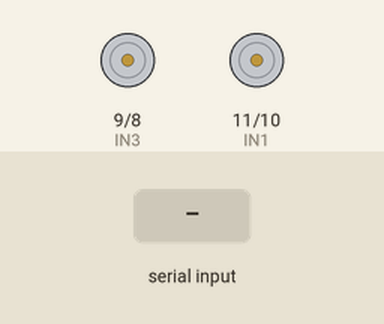
A sketch run on a simulated Arduino Uno, built with avr-gcc and run on an emulated ATmega328P. Shown: motor-driver pin pairs drawn as motors (green arrow = first pin HIGH = forward, orange = second pin HIGH = backward, longer = more drive). Inputs (shaded band) come from the test bench.

Above: at 1.2 s.
1.3 s: "U" received over the second serial link
At 1.46 s:
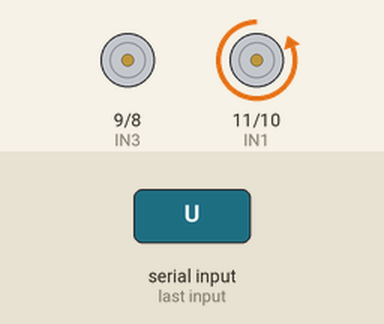
At 2.45 s:
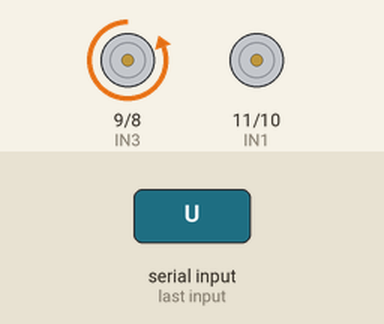
Timing chart, 0 to 16.3 s (numbered marks = the images above; inputs shaded):
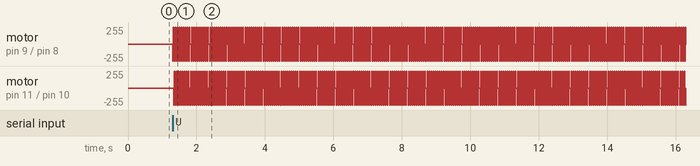

The sketch:

Servoprojet.ino
```cpp
#define IN1 11
#define IN2 10
#define IN3 9
#define IN4 8
#include <Servo.h>
#include <SoftwareSerial.h>
#define RX 7
#define TX 6
Servo myservo;
int i=0;
char Data;
SoftwareSerial BlueT(RX,TX);
void setup() {
  Serial.begin(115200);
  pinMode(IN1, OUTPUT);
  pinMode(IN2, OUTPUT);
  pinMode(IN3, OUTPUT);
  pinMode(IN4, OUTPUT);
  Serial.begin(9600);
  BlueT.begin(9600);
}


void loop() {
  // put your main code here, to run repeatedly:
  if (BlueT.available()){
      Data=BlueT.read();
      if (Data=='U'){
        while (Data=='U'){

          digitalWrite(IN1, LOW);
          digitalWrite(IN2, LOW);
          digitalWrite(IN3, LOW);
          digitalWrite(IN4, HIGH);
          delay(15);
          digitalWrite(IN1, LOW);
          digitalWrite(IN2, LOW);
          digitalWrite(IN3, HIGH);
          digitalWrite(IN4, LOW);
          delay(15);
          digitalWrite(IN1, LOW);
          digitalWrite(IN2, HIGH);
          digitalWrite(IN3, LOW);
          digitalWrite(IN4, LOW);
          delay(15);
          digitalWrite(IN1, HIGH);
          digitalWrite(IN2, LOW);
          digitalWrite(IN3, LOW);
          digitalWrite(IN4, LOW);
          delay(15); }}
        if (Data=='D'){
          while (Data='D'){
          digitalWrite(IN1, HIGH);
          digitalWrite(IN2, HIGH);
          digitalWrite(IN3, HIGH);
          digitalWrite(IN4, LOW);
          delay(15);
          digitalWrite(IN1, HIGH);
          digitalWrite(IN2, HIGH);
          digitalWrite(IN3, LOW);
          digitalWrite(IN4, HIGH);
          delay(15);
          digitalWrite(IN1, HIGH);
          digitalWrite(IN2, LOW);
          digitalWrite(IN3, HIGH);
          digitalWrite(IN4, HIGH);
          delay(15);
          digitalWrite(IN1, LOW);
          digitalWrite(IN2, HIGH);
          digitalWrite(IN3, HIGH);
          digitalWrite(IN4, HIGH);
          delay(15); }}
          }

   }
```

Measured:
- after the input at 1.3 s, motor on pin 9 (IN3) / pin 8 (IN4), motor on pin 11 (IN1) / pin 10 (IN2): stopped → backward 255/255 at once, then repeats every 0.06 s: forward 255/255 0.02 s, stopped 0.03 s, backward 255/255 0.02 s
